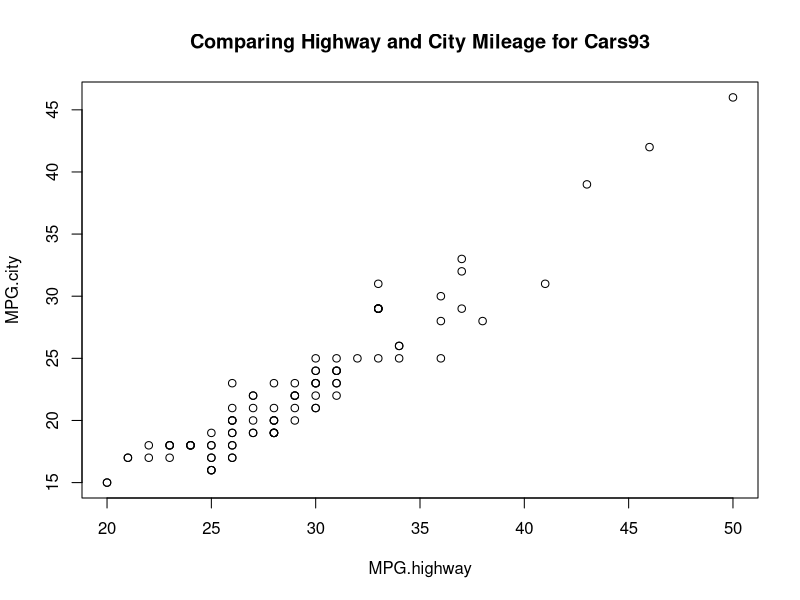

Here is the R script that generated this plot:
## ---- chunk 1
library(dplyr)
library(MASS)
sessionInfo()
## ---- chunk 2
## load the data into memory.
data(Cars93)
## Print the first two rows of the data set.
head(Cars93, 2)  
plot (MPG.city ~ MPG.highway, data=Cars93, main="Comparing Highway and City Mileage for Cars93")
## ---- chunk 3
Cars93 %>% group_by (Type) %>% summarize (mean.MPG = mean(MPG.city), 
                                          sd.MPG = sd(MPG.city))
